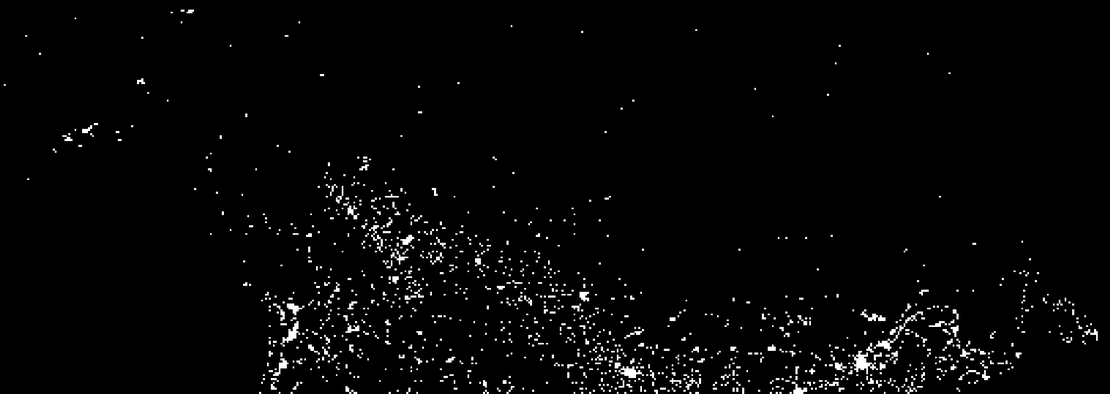
#> input picture Profissionalizantes/TEC433 - Formação e Visualização de Imagens Digitais/Projeto 1/imagens/Fig0112(1)(top-canada).tif, 1110 x 394 px, shrunk from 2082 x 740 before the run
$ python percentual_relativo_energia_grafico.py
#> lines starting #> are read from the running program, lines starting #| are printed output that depends on the picture
# -*- coding: utf-8 -*-

import cv2
from matplotlib import pyplot as plt

# Lista de nomes de arquivo das imagens de continente e seus respectivos nomes de continente
continent_files = {"imagens/Fig0112(1)(top-canada).tif": "Canadá",
                   "imagens/Fig0112(2)(2nd-from-top-USA).tif": "América do Norte",
                   "imagens/Fig0112(3)(3rd-from-top-Central-Amer).tif": "América Central",
                   "imagens/Fig0112(4)(4th-from-top-South-Amer).tif": "América do Sul",
                   "imagens/Fig0113(1)(left-africa-europe).tif": "África/Europa",
                   "imagens/Fig0113(2)(center-russia).tif": "Rússia",
                   "imagens/Fig0113(3)(right-South-East-Asia).tif": "Sudeste Asiático",
                   "imagens/Fig0113(4)(right-bottom-Australia).tif": "Austrália"}

# Dicionário de nomes de continente para intensidade média de pixel
continent_intensities = {}

# Soma das intensidades de pixel branco de todas as imagens
total_white_pixels = 0

# Itera sobre os arquivos de continente e soma as intensidades de branco
for file, continent in continent_files.items():
    img = cv2.imread(file, cv2.IMREAD_GRAYSCALE)
#> img is the input picture: shape (394, 1110); min 0, max 255, mean 5.6
    hist = cv2.calcHist([img], [0], None, [256], [0, 256]) #define os parametros de uma imagem monocromatica
#> hist = 256 values, max 408515 at index 0, min 19 at index 179, mean 1708.4

    # Calcula a soma das intensidades de pixel branco da imagem
    # A expressão hist[255] retorna um array numpy contendo a contagem de pixels com intensidade 255, ou seja, o número de pixels brancos na imagem.
    # A segunda parte [0] é usada para acessar o valor na primeira posição desse array, que é a contagem de pixels brancos na imagem. Essa
    # contagem é então armazenada na variável white_pixels, que é usada para calcular a porcentagem de energia de cada continente
    # no código posteriormente.
    white_pixels = hist[255][0]
#> white_pixels = 2928
    total_white_pixels += white_pixels
#> total_white_pixels = 2928

    continent_intensities[continent] = white_pixels

# Calcula o percentual relativo de energia para cada continente
continent_energy_percentages = {}
for continent, intensity in continent_intensities.items():
    energy_percentage = (intensity / total_white_pixels) * 100
    continent_energy_percentages[continent] = energy_percentage
#> this loop made 8 passes
#> (continent, intensity) on passes 1 to 8: ('Canadá', 2928), ('América do Norte', 6582), ('América Central', 284), ('América do Sul', 642), ('África/Europa', 1472), ('Rússia', 700), ('Sudeste Asiático', 0), ('Austrália', 0)

# Imprime o percentual relativo de energia de cada continente com o nome associado da imagem
for file, continent in continent_files.items():
    energy_percentage = continent_energy_percentages[continent]
    print(f"O percentual relativo de energia de {continent} eh {energy_percentage:.2f}% em relacao ao arquivo {file}.")


# Encontra o continente com a maior porcentagem de energia
continent_mais_industrializado = max(continent_energy_percentages, key=continent_energy_percentages.get)

# Obtém o valor da porcentagem de energia do continente mais industrializado
porcentagem_mais_industrializado = continent_energy_percentages[continent_mais_industrializado]
print('\n')
# Imprime o resultado
print(f"A partir disso, podemos inferir que o continente mais industrializado eh a {continent_mais_industrializado} com uma porcentagem de energia de {porcentagem_mais_industrializado:.2f}%.")


# -- plota o gráfico com a porcentagem de energia relativa de cada continente --

values_porcentagens = [] # Array para guarda os valores de cada continente para exibir no topo da barra
for item in continent_energy_percentages.values():
    values_porcentagens.append(round(item, 2))  # Arredonda o valor da porcentagem para duas casas decimais

plt.title("Percentual relativo de energia")     # Título do gráfico
plt.xlabel("Continente")    # Eixo X
plt.ylabel("% de energia")  # Eixo y
plt_bar = plt.bar(*zip(*continent_energy_percentages.items()))          # Obtém os continentes, as porcentagens relativas a cada um e plota o gráfico
plt.bar_label(plt_bar, labels=values_porcentagens, label_type='edge')   # Adiciona a porcentagem de cada continente ao topo de sua respectiva barra
plt.show()  # Exibe o gráfico
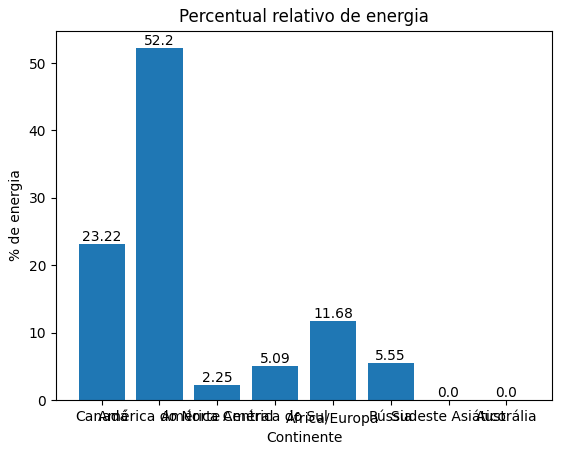
#> figure drawn by matplotlib, 1 panel; tallest bar 52.2 high, from x = 0.6 to 1.4
